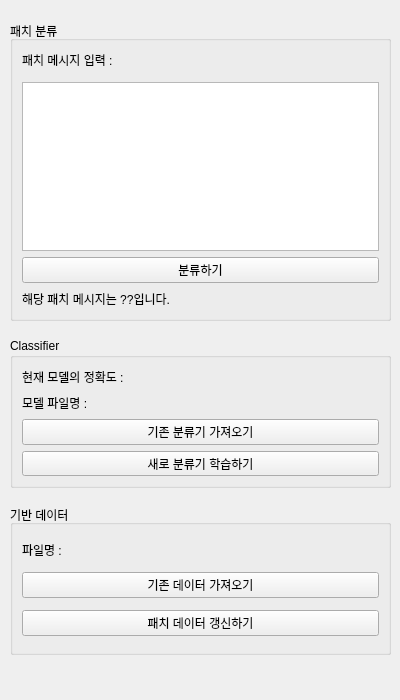
<?xml version="1.0" encoding="UTF-8"?>
<ui version="4.0">
 <class>Widget</class>
 <widget class="QWidget" name="Widget">
  <property name="geometry">
   <rect>
    <x>0</x>
    <y>0</y>
    <width>400</width>
    <height>700</height>
   </rect>
  </property>
  <property name="windowTitle">
   <string>Form</string>
  </property>
  <widget class="QWidget" name="verticalLayoutWidget">
   <property name="geometry">
    <rect>
     <x>10</x>
     <y>10</y>
     <width>381</width>
     <height>658</height>
    </rect>
   </property>
   <layout class="QVBoxLayout" name="verticalLayout">
    <item>
     <widget class="QGroupBox" name="groupBox_6">
      <property name="maximumSize">
       <size>
        <width>16777215</width>
        <height>300</height>
       </size>
      </property>
      <property name="title">
       <string>패치 분류</string>
      </property>
      <layout class="QGridLayout" name="gridLayout_6">
       <item row="4" column="0">
        <widget class="QLabel" name="classification_result_label">
         <property name="minimumSize">
          <size>
           <width>0</width>
           <height>20</height>
          </size>
         </property>
         <property name="maximumSize">
          <size>
           <width>100000</width>
           <height>20</height>
          </size>
         </property>
         <property name="lineWidth">
          <number>2</number>
         </property>
         <property name="text">
          <string>해당 패치 메시지는 ??입니다.</string>
         </property>
        </widget>
       </item>
       <item row="0" column="0">
        <widget class="QLabel" name="fileNameLabel_5">
         <property name="minimumSize">
          <size>
           <width>0</width>
           <height>20</height>
          </size>
         </property>
         <property name="maximumSize">
          <size>
           <width>100000</width>
           <height>20</height>
          </size>
         </property>
         <property name="lineWidth">
          <number>2</number>
         </property>
         <property name="text">
          <string>패치 메시지 입력 : </string>
         </property>
        </widget>
       </item>
       <item row="3" column="0">
        <widget class="QPushButton" name="classification_btn">
         <property name="text">
          <string>분류하기</string>
         </property>
        </widget>
       </item>
       <item row="2" column="0">
        <widget class="QPlainTextEdit" name="msg_input">
         <property name="minimumSize">
          <size>
           <width>0</width>
           <height>0</height>
          </size>
         </property>
        </widget>
       </item>
       <item row="1" column="0">
        <widget class="QSplitter" name="splitter">
         <property name="orientation">
          <enum>Qt::Horizontal</enum>
         </property>
        </widget>
       </item>
      </layout>
     </widget>
    </item>
    <item>
     <widget class="QGroupBox" name="groupBox_7">
      <property name="maximumSize">
       <size>
        <width>16777215</width>
        <height>150</height>
       </size>
      </property>
      <property name="title">
       <string>Classifier</string>
      </property>
      <layout class="QGridLayout" name="gridLayout_7">
       <item row="3" column="0">
        <widget class="QPushButton" name="train_classifier_btn">
         <property name="text">
          <string>새로 분류기 학습하기</string>
         </property>
        </widget>
       </item>
       <item row="1" column="0">
        <widget class="QLabel" name="model_filename">
         <property name="minimumSize">
          <size>
           <width>0</width>
           <height>20</height>
          </size>
         </property>
         <property name="maximumSize">
          <size>
           <width>100000</width>
           <height>20</height>
          </size>
         </property>
         <property name="lineWidth">
          <number>2</number>
         </property>
         <property name="text">
          <string>모델 파일명 : </string>
         </property>
        </widget>
       </item>
       <item row="2" column="0">
        <widget class="QPushButton" name="load_classifier_btn">
         <property name="text">
          <string>기존 분류기 가져오기</string>
         </property>
        </widget>
       </item>
       <item row="0" column="0">
        <widget class="QLabel" name="model_correct">
         <property name="minimumSize">
          <size>
           <width>0</width>
           <height>20</height>
          </size>
         </property>
         <property name="maximumSize">
          <size>
           <width>100000</width>
           <height>20</height>
          </size>
         </property>
         <property name="lineWidth">
          <number>2</number>
         </property>
         <property name="text">
          <string>현재 모델의 정확도 :</string>
         </property>
        </widget>
       </item>
      </layout>
     </widget>
    </item>
    <item>
     <widget class="QGroupBox" name="groupBox_8">
      <property name="enabled">
       <bool>true</bool>
      </property>
      <property name="maximumSize">
       <size>
        <width>16777215</width>
        <height>150</height>
       </size>
      </property>
      <property name="title">
       <string>기반 데이터</string>
      </property>
      <layout class="QGridLayout" name="gridLayout_8">
       <item row="1" column="0">
        <widget class="QPushButton" name="load_file_btn">
         <property name="text">
          <string>기존 데이터 가져오기</string>
         </property>
        </widget>
       </item>
       <item row="0" column="0">
        <widget class="QLabel" name="data_filename">
         <property name="minimumSize">
          <size>
           <width>0</width>
           <height>20</height>
          </size>
         </property>
         <property name="maximumSize">
          <size>
           <width>100000</width>
           <height>20</height>
          </size>
         </property>
         <property name="lineWidth">
          <number>2</number>
         </property>
         <property name="text">
          <string>파일명 : </string>
         </property>
        </widget>
       </item>
       <item row="2" column="0">
        <widget class="QPushButton" name="update_data_btn">
         <property name="text">
          <string>패치 데이터 갱신하기</string>
         </property>
        </widget>
       </item>
      </layout>
     </widget>
    </item>
   </layout>
  </widget>
 </widget>
 <resources/>
 <connections/>
</ui>
